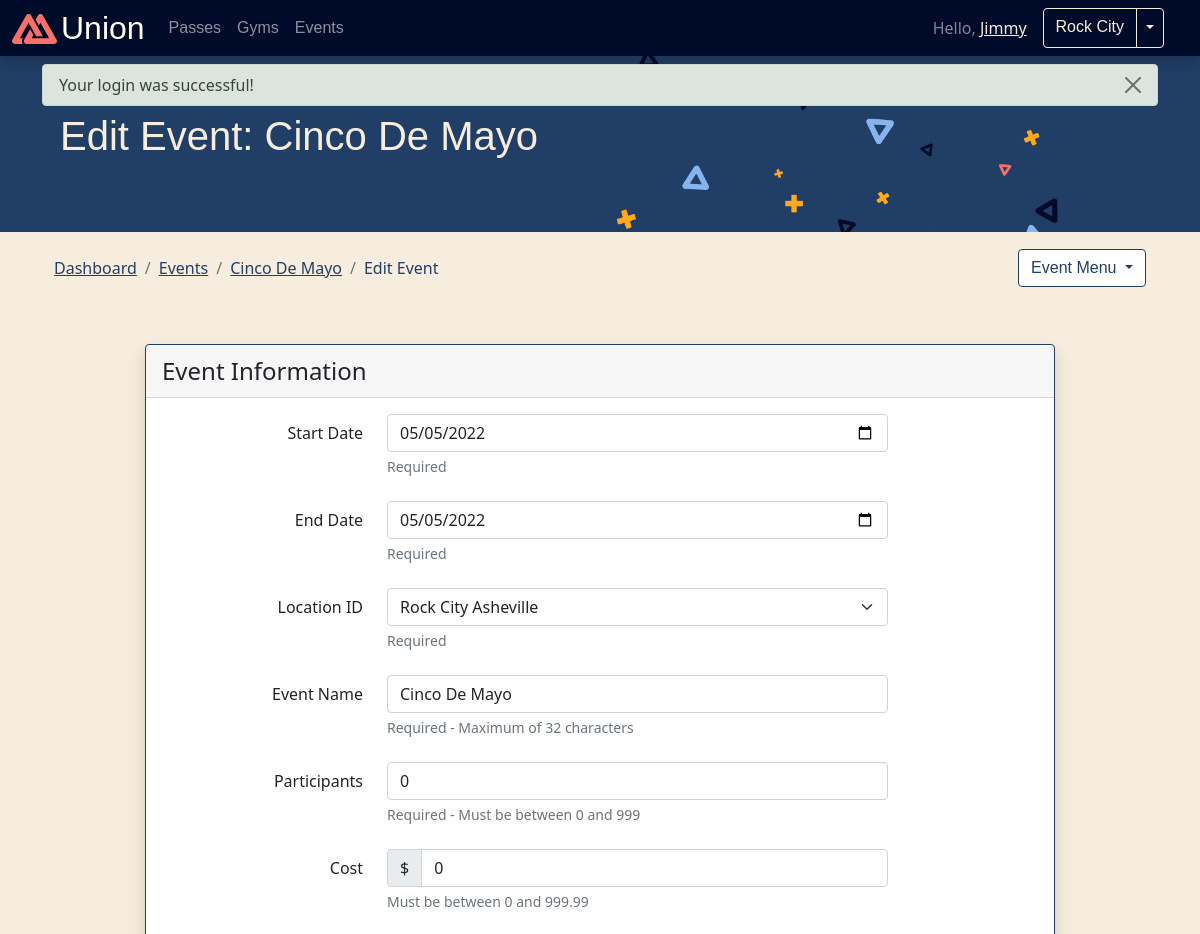
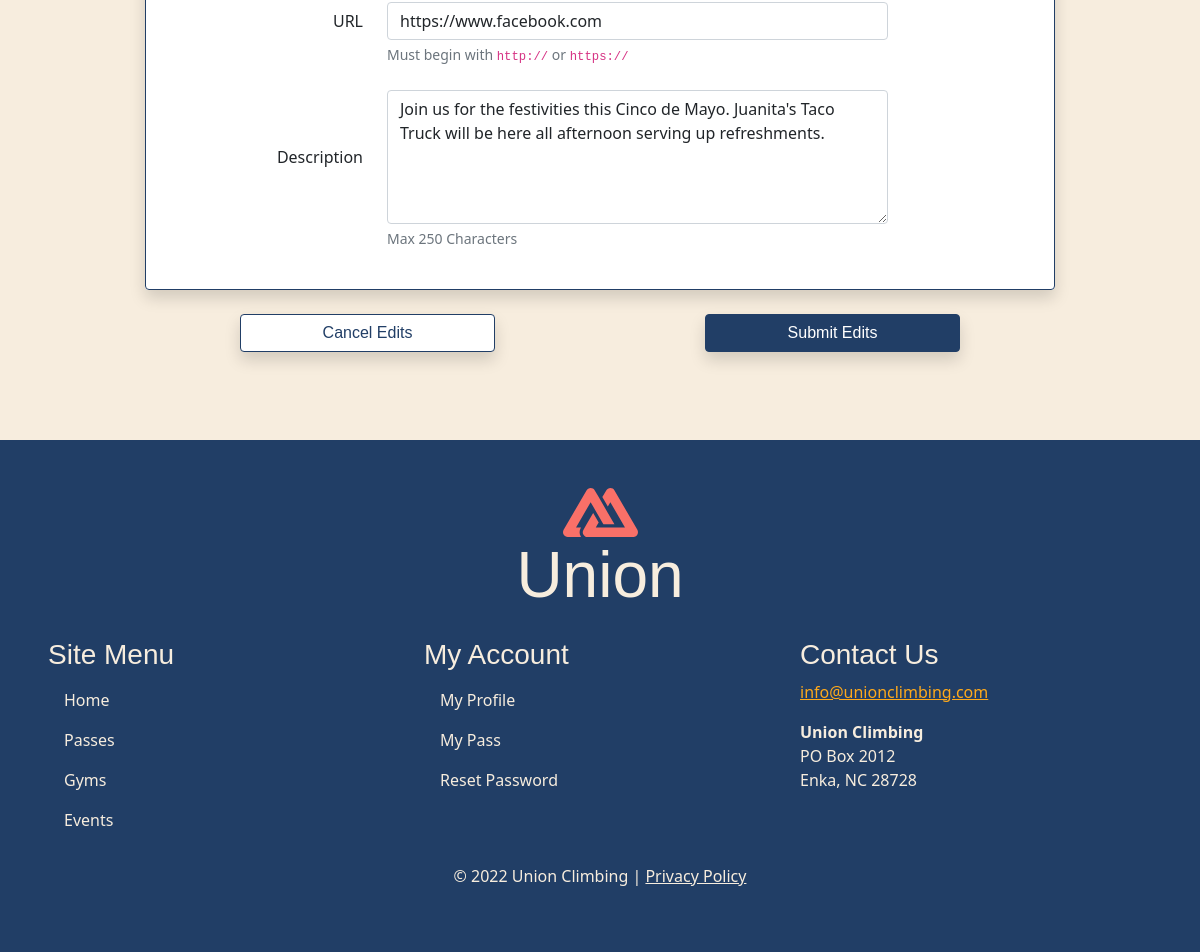
The page /app/shared/events/edit.php?id=12 (signed in) on the database its author committed (2 pictures, top to bottom).
### tables this page shows
CREATE TABLE `events` (
  `id` int(11) NOT NULL,
  `start_date` date DEFAULT NULL,
  `end_date` date DEFAULT NULL,
  `location_id` smallint(4) DEFAULT NULL,
  `event_name` varchar(64) DEFAULT NULL,
  `participants` smallint(3) NOT NULL DEFAULT 999,
  `cost` decimal(5,2) NOT NULL DEFAULT 0.00,
  `url` varchar(128) DEFAULT NULL,
  `photo_data` longtext NOT NULL DEFAULT '"/public/upload/event/default.png"',
  `description` tinytext DEFAULT NULL
);

CREATE TABLE `locations` (
  `id` smallint(4) NOT NULL,
  `gym_id` smallint(4) NOT NULL,
  `location_name` varchar(32) DEFAULT NULL,
  `street_address` varchar(64) DEFAULT NULL,
  `city` varchar(64) DEFAULT NULL,
  `zip` mediumint(5) DEFAULT NULL,
  `state_abv` char(2) NOT NULL,
  `country_abv` char(2) NOT NULL,
  `phone_p_country` tinyint(3) DEFAULT NULL,
  `phone_primary` varchar(12) NOT NULL,
  `photo_data` longtext DEFAULT NULL,
  `capacity` smallint(6) NOT NULL DEFAULT 0,
  `employee_group` mediumint(6) DEFAULT NULL
);

CREATE TABLE `gyms` (
  `id` smallint(4) NOT NULL,
  `gym_name` varchar(32) NOT NULL,
  `website` varchar(64) DEFAULT NULL,
  `avatar_url` varchar(255) NOT NULL DEFAULT '/public/upload/gym/default.png'
);

### private/classes/DatabaseObject.class.php (called while the page is built, shortened)
<?php
class DatabaseObject {
  static protected $database;
  static protected $table_name = "";
  static public function set_database($database) {
    self::$database = $database;
  }
  static public function find_by_sql($sql) {
    $result = self::$database->query($sql);
    $object_array = [];
    while($record = $result->fetch_assoc()) {
      $object_array[] = static::instantiate($record);
    }
    return $object_array;
  }
  static public function find_by_id($id) {
    $sql = "SELECT * FROM " . static::$table_name . " ";
    $sql .= "WHERE id='" . self::$database->escape_string($id) . "'";
    $obj_array = static::find_by_sql($sql);
    if(!empty($obj_array)) {
      return array_shift($obj_array);
    } else {
      return false;
    }
  }
  static protected function instantiate($record) {
    $object = new static;
    foreach($record as $property => $value) {
      if(property_exists($object, $property)) {
        $value = isJSON($value) ? json_decode($value) : $value;
        $object->$property = $value;
      }
    }
    return $object;
  }
}
?>

### private/functions.php (called while the page is built, shortened)
<?php
function url_for($script_path) {
  if($script_path[0] != '/') {
    $script_path = "/" . $script_path;
  }
  return WWW_ROOT . $script_path;
}
function u($string="") {
  return h(urlencode($string));
}
function h($string="") {
  return htmlspecialchars($string);
}
function html_date($datetime) {
  $date = date_create($datetime);
  return h(date_format($date, "Y-m-d"));
}
function isJSON($string){
  return json_last_error() === JSON_ERROR_NONE;
}
?>

### private/initialize.php (called while the page is built, shortened)
<?php
  require_once('functions.php');
  require_once('status_error_functions.php');
  $session = new Session;
?>

### private/classes/Session.class.php (called while the page is built, shortened)
<?php
class Session {
  private function check_stored_login() {
    if(isset($_SESSION['user_id'])) {
      $this->access_abv = $_SESSION['access_abv'];
    }
  }
  public function dashboard() {
        return url_for('/app/dashboard/index.php');
  }
}
?>

### private/classes/Location.class.php (called while the page is built, shortened)
<?php
class Location extends DatabaseObject {
  static public function find_all_locations_expanded() {
    $sql = "SELECT locations.*, states.state_name, states.region, gyms.gym_name, gyms.website FROM locations INNER JOIN states ON locations.state_abv=states.abv INNER JOIN gyms ON locations.gym_id=gyms.id;";
    $results = self::$database->query($sql);
    $array = [];
    while($record = $results->fetch_assoc()){
      $object = (object) $record;
      $array[] = $object;
    }
    return $array;
  }
}

### public/app/shared/events/form_fields.php (the view, shortened to what this page needs)
<?php
$locations = Location::find_all_locations_expanded();
$today = date('Y-m-d');
?>
<fieldset class="card shadow col-md-10 mx-auto mb-4">
  <legend class="card-header">Event Information</legend>
  <div class="card-body">
    <div class="row row-cols-md-auto align-items-center mb-3 mb-md-4">
      <div class="col-md-3 text-md-end">
        <label for="inputStartDate" class="col-form-label">Start Date</label>
      </div>
      <div class="col-md-7">
        <input type="date" name="event[start_date]" value="<?= html_date($event->start_date); ?>" class="form-control" id="inputStartDate" min="<?= h($today); ?>" aria-describedby="helpStartDate" required>
      </div>
      <div id="helpStartDate" class="form-text offset-md-3">Required</div>
    </div>
    <div class="row row-cols-md-auto align-items-center mb-3 mb-md-4">
      <div class="col-md-3 text-md-end">
        <label for="inputEndDate" class="col-form-label">End Date</label>
      </div>
      <div class="col-md-7">
        <input type="date" name="event[end_date]" value="<?= html_date($event->end_date); ?>" class="form-control" id="inputEndDate" aria-describedby="helpEndDate" min="<?= h($today); ?>" required>
      </div>
      <div id="helpEndDate" class="form-text offset-md-3">Required</div>
    </div>
    <div class="row row-cols-md-auto align-items-center mb-3 mb-md-4">
      <div class="col-md-3 text-md-end">
        <label for="inputLocationID" class="col-form-label">Location ID</label>
      </div>
      <div class="col-md-7">
        <select name="event[location_id]" class="form-select" id="inputLocationID" aria-describedby="helpLocationID" required>
          <?php if(test_access('AA')){foreach($locations as $location) { ?>
          <option value="<?= h($location->id) ?>" <?= ($event->location_id == $location->id) ? 'selected' : '' ?>><?= h($location->gym_name) . ' ' . h($location->location_name) ?></option>
          <?php }} else { ?>
          <option value="<?= h($session->location) ?>" selected><?= h($session->gym_name) . ' ' . h($session->location_name) ?></option>
          <?php } ?>
        </select>
      </div>
      <div id="helpLocationID" class="form-text offset-md-3">Required</div>
    </div>
    <div class="row row-cols-md-auto align-items-center mb-3 mb-md-4">
      <div class="col-md-3 text-md-end">
        <label for="inputEventName" class="col-form-label">Event Name</label>
      </div>
      <div class="col-md-7">
        <input type="text" name="event[event_name]" value="<?= h($event->event_name); ?>" class="form-control" aria-describedby="helpEventName" maxlength="32" id="inputEventName" required>
      </div>
      <div id="helpEventName" class="form-text offset-md-3">Required - Maximum of 32 characters</div>
    </div>
    <div class="row row-cols-md-auto align-items-center mb-3 mb-md-4">
      <div class="col-md-3 text-md-end">
        <label for="inputParticipants" class="col-form-label">Participants</label>
      </div>
      <div class="col-md-7">
        <input type="number" name="event[participants]" value="<?= h($event->participants); ?>" class="form-control" id="inputParticipants" min="0" max="999" step="1" aria-describedby="helpParticipants" required>
      </div>
      <div id="helpParticipants" class="form-text offset-md-3">Required - Must be between 0 and 999</div>
    </div>
    <div class=" row row-cols-md-auto align-items-center mb-3 mb-md-4">
      <div class="col-md-3 text-md-end">
        <label for="inputCost" class="col-form-label">Cost</label>
      </div>
      <div class="col-md-7">
        <div class="input-group">
          <span class="input-group-text">$</span>
          <input type="text" name="event[cost]" value="<?= h($event->cost); ?>" class="form-control" id="inputCost" maxlength="6" inputmode="decimal" aria-describedby="helpCost">
        </div>
      </div>
      <div id="helpCost" class="form-text offset-md-3">Must be between 0 and 999.99</div>
    </div>
    <div class=" row row-cols-md-auto align-items-center mb-3 mb-md-4">
      <div class="col-md-3 text-md-end">
        <label for="inputURL" class="col-form-label">URL</label>
      </div>
      <div class="col-md-7">
        <input type="url" name="event[url]" value="<?= h($event->url); ?>" class="form-control" id="inputURL" maxlength="64" placeholder="https://www.example.com/event?id=1" aria-describedby="helpURL">
      </div>
      <div id="helpURL" class="form-text offset-md-3">Must begin with
        <code>http://</code> or
        <code>https://</code>
      </div>
    </div>
    <div class=" row row-cols-md-auto align-items-center mb-3 mb-md-4">
      <div class="col-md-3 text-md-end">
        <label for="inputDescription" class="col-form-label">Description</label>
      </div>
      <div class="col-md-7">
        <textarea name="event[description]" class="form-control" id="inputDescription" maxlength="255" placeholder="Add a brief description here..." rows="5" aria-describedby="helpDescription"><?= h($event->description); ?></textarea>
      </div>
      <div id="helpDescription" class="form-text offset-md-3">Max 250 Characters</div>
    </div>
  </div>
</fieldset>

### public/app/shared/events/edit.php (shortened to what this page needs)
<?php
require_once($_SERVER['DOCUMENT_ROOT'] . '/private/initialize.php');
$id = $_GET['id'];
$event = Event::find_by_id($id);
$page_title = 'Edit Event: ' . h($event->event_name);
include(SHARED_PATH . '/user-header.php');
?>
<header>
  <div class="p-5 bg-primary text-light">
    <div class="container-fluid py-3">
      <h1><?= $page_title ?></h1>
    </div>
  </div>
  <div class="container-md p-4">
    <div class="row justify-content-between">
      <nav aria-label="breadcrumb" class="col-auto">
        <ol class="breadcrumb">
          <li class="breadcrumb-item"><a class="link-primary" href="<?= $session->dashboard(); ?>">Dashboard</a></li>
          <li class="breadcrumb-item"><a class="link-primary" href="<?= url_for('app/shared/events/events.php'); ?>">Events</a></li>
          <li class="breadcrumb-item"><a class="link-primary" href="<?= url_for('app/shared/events/view.php?id=' . u($event->id)); ?>"><?= h($event->event_name); ?></a></li>
          <li class="breadcrumb-item active text-primary" aria-current="page">Edit Event</li>
        </ol>
      </nav>
      <div class="col-auto d-none d-sm-block">
        <a class="btn btn-outline-primary btn-raise dropdown-toggle" href="#" role="button" id="eventMenuLink" data-bs-toggle="dropdown" aria-expanded="false">
          Event Menu
        </a>
      </div>
    </div>
  </div>
</header>
<main class="container-md p-4" id="main">
  <form action="<?= url_for('/app/shared/events/edit.php?id=' . u($id)); ?>" method="post" enctype="multipart/form-data">
    <?php include('form_fields.php'); ?>
    <div class="row justify-content-evenly">
      <div class="col-sm-4 col-md-3 mb-3 d-grid">
        <a class="btn shadow btn-outline-primary" href="<?= url_for('app/shared/events/view.php?id=' . u($event->id)); ?>">Cancel Edits</a>
      </div>
      <div class="col-sm-4 col-md-3 mb-3 d-grid">
        <button type="submit" name="submit" class="btn shadow btn-primary">Submit Edits</button>
      </div>
    </div>
  </form>
</main>
<?php
include(SHARED_PATH . '/user-footer.php');
?>

### public/css/style.css (style rules this page uses)
body { background-color: #F7EDDE !important; }
.navbar li.nav-item>a.nav-link, .navbar-brand, .btn { font-family: cubano-sharp, 'Cubano Sharp', sans-serif; }
header>div:first-child { background: url(/public/img/background.png); background-size: calc(70vw + 300px); background-repeat: no-repeat; }
.btn-outline-primary { background-color: #fff; }
.btn.btn-raise { margin-top: -7px; }
.card, .accordion-item { border-color: var(--bs-primary); }

### rows shown on the page
events: event_name "Edit Event: Cinco De Mayo", event_name "Cinco De Mayo", start_date "05/05/2022", end_date "05/05/2022", location.gym_name "Rock City Asheville", participants "0", cost "0", url "https://www.facebook.com", description "Join us for the festivities this Cinco de Mayo. Juanita's Taco Truck will be here all afternoon serving up refreshments."

### other values the page prints
$session->name "Jimmy"
$session->gym_name "Rock City"
$msg "Your login was successful!"
